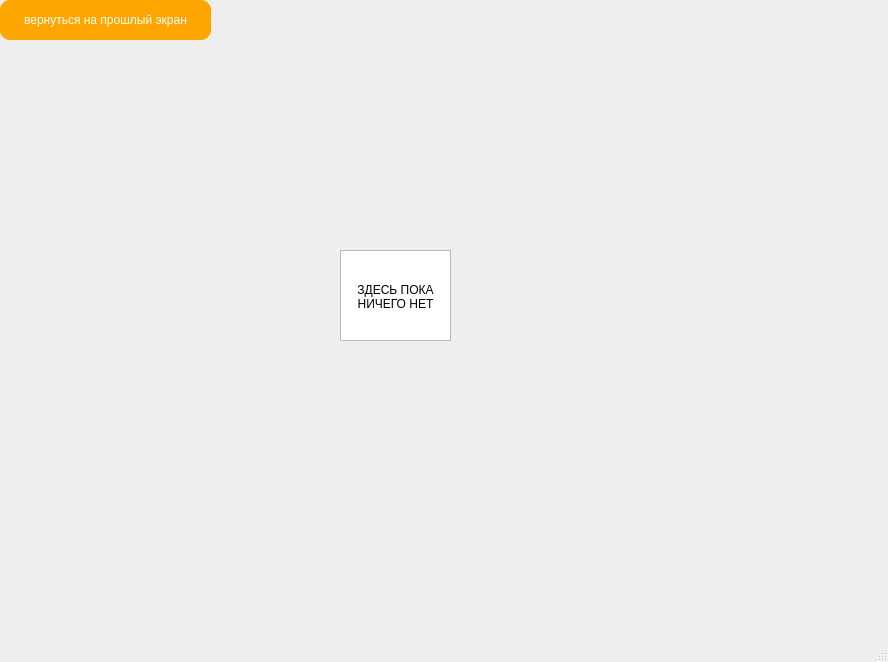
<?xml version="1.0" encoding="UTF-8"?>
<ui version="4.0">
 <class>HorseRacingGame</class>
 <widget class="QMainWindow" name="HorseRacingGame">
  <property name="geometry">
   <rect>
    <x>0</x>
    <y>0</y>
    <width>888</width>
    <height>662</height>
   </rect>
  </property>
  <property name="sizePolicy">
   <sizepolicy hsizetype="Preferred" vsizetype="Preferred">
    <horstretch>0</horstretch>
    <verstretch>0</verstretch>
   </sizepolicy>
  </property>
  <property name="windowTitle">
   <string>MainWindow</string>
  </property>
  <property name="styleSheet">
   <string notr="true">QMainWindow
{

	
	background-image: url(:/source/resource/racinghorse.jpg) center  center no-repeat;
	backgroung-size: cover;

}</string>
  </property>
  <widget class="QWidget" name="centralwidget">
   <widget class="QTextEdit" name="textEdit">
    <property name="geometry">
     <rect>
      <x>340</x>
      <y>250</y>
      <width>111</width>
      <height>91</height>
     </rect>
    </property>
    <property name="html">
     <string>&lt;!DOCTYPE HTML PUBLIC &quot;-//W3C//DTD HTML 4.0//EN&quot; &quot;http://www.w3.org/TR/REC-html40/strict.dtd&quot;&gt;
&lt;html&gt;&lt;head&gt;&lt;meta name=&quot;qrichtext&quot; content=&quot;1&quot; /&gt;&lt;meta charset=&quot;utf-8&quot; /&gt;&lt;style type=&quot;text/css&quot;&gt;
p, li { white-space: pre-wrap; }
hr { height: 1px; border-width: 0; }
li.unchecked::marker { content: &quot;\2610&quot;; }
li.checked::marker { content: &quot;\2612&quot;; }
&lt;/style&gt;&lt;/head&gt;&lt;body style=&quot; font-family:'Segoe UI'; font-size:9pt; font-weight:400; font-style:normal;&quot;&gt;
&lt;p style=&quot;-qt-paragraph-type:empty; margin-top:0px; margin-bottom:0px; margin-left:0px; margin-right:0px; -qt-block-indent:0; text-indent:0px;&quot;&gt;&lt;br /&gt;&lt;/p&gt;
&lt;p align=&quot;center&quot; style=&quot; margin-top:0px; margin-bottom:0px; margin-left:0px; margin-right:0px; -qt-block-indent:0; text-indent:0px;&quot;&gt;	ЗДЕСЬ ПОКА НИЧЕГО НЕТ&lt;/p&gt;
&lt;p style=&quot;-qt-paragraph-type:empty; margin-top:0px; margin-bottom:0px; margin-left:0px; margin-right:0px; -qt-block-indent:0; text-indent:0px;&quot;&gt;&lt;br /&gt;&lt;/p&gt;&lt;/body&gt;&lt;/html&gt;</string>
    </property>
   </widget>
   <widget class="QPushButton" name="pushButton">
    <property name="geometry">
     <rect>
      <x>0</x>
      <y>0</y>
      <width>211</width>
      <height>40</height>
     </rect>
    </property>
    <property name="styleSheet">
     <string notr="true">QPushButton
{
border:none;
color:white;
background-color:orange;
font: 600 10.5pt &quot;Liberation Serif&quot;;
position: absolute;
border-radius: 10px;
}
QPushButton:Hover
{
    background-color:rgb(255,145,0);
	border-radius: 10px;
}
QPushButton:pressed
{
	background-color:rgb(0,12,0);
	color:rgb(0,255,0);
	border-radius: 10px;
	
}</string>
    </property>
    <property name="text">
     <string>вернуться на прошлый экран</string>
    </property>
   </widget>
  </widget>
  <widget class="QMenuBar" name="menubar">
   <property name="geometry">
    <rect>
     <x>0</x>
     <y>0</y>
     <width>888</width>
     <height>21</height>
    </rect>
   </property>
  </widget>
  <widget class="QStatusBar" name="statusbar"/>
 </widget>
 <resources/>
 <connections/>
</ui>
